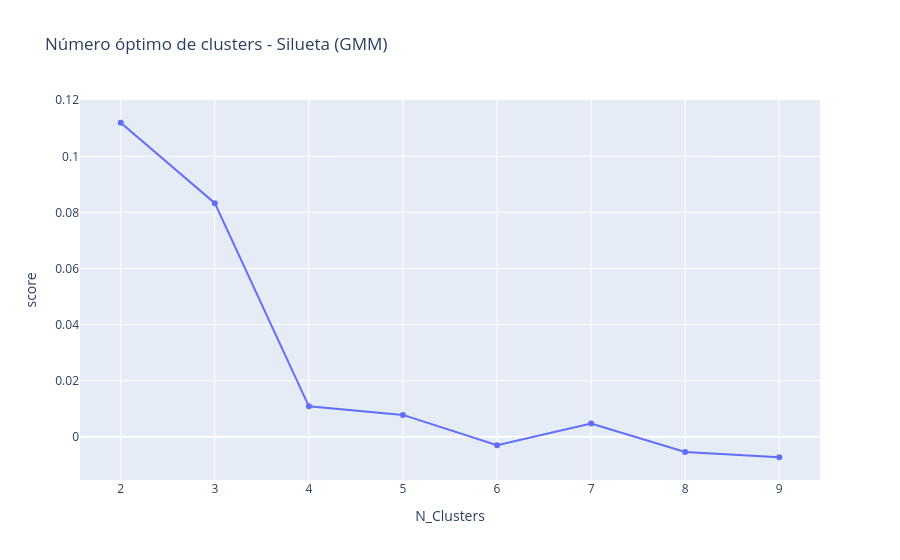

Notebook code for this chart:
### Markdown cell above
### GMM con todas las variables

### Code cell
score_silueta(df_scaled,2,10,model_type="gmm")

### Figure 1 — Plotly figure (JSON) as saved in the notebook; plotly's stock layout.template omitted (floating-point values rounded to 4 significant figures)
{"data": [{"hovertemplate": "N_Clusters=%{x}<br>score=%{y}<extra></extra>", "legendgroup": "", "line": {"color": "#636efa", "dash": "solid"}, "marker": {"symbol": "circle"}, "mode": "lines+markers", "name": "", "orientation": "v", "showlegend": false, "type": "scatter", "x": [2, 3, 4, 5, 6, 7, 8, 9], "xaxis": "x", "y": [0.112, 0.08329, 0.01088, 0.007808, -0.002989, 0.004735, -0.005394, -0.007285], "yaxis": "y"}], "layout": {"legend": {"tracegroupgap": 0}, "title": {"text": "Número óptimo de clusters - Silueta (GMM)"}, "xaxis": {"anchor": "y", "domain": [0, 1], "title": {"text": "N_Clusters"}}, "yaxis": {"anchor": "x", "domain": [0, 1], "title": {"text": "score"}}}}
